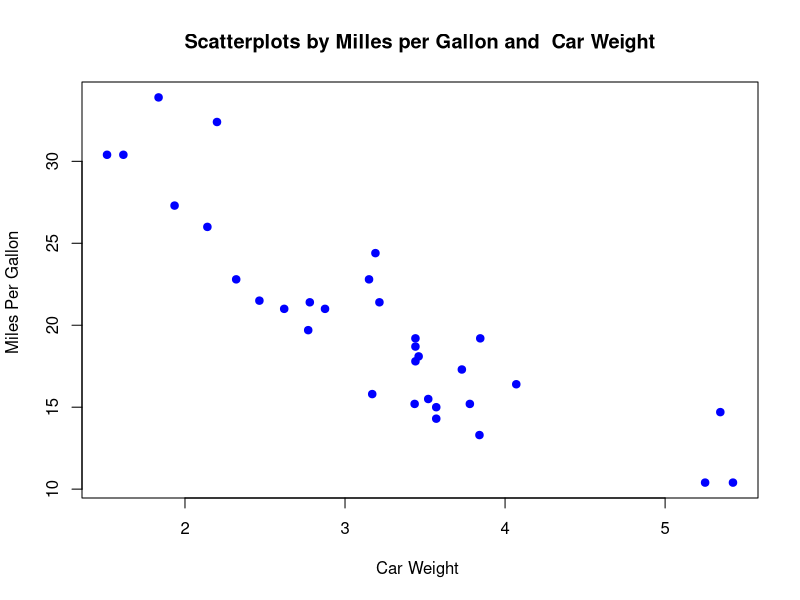
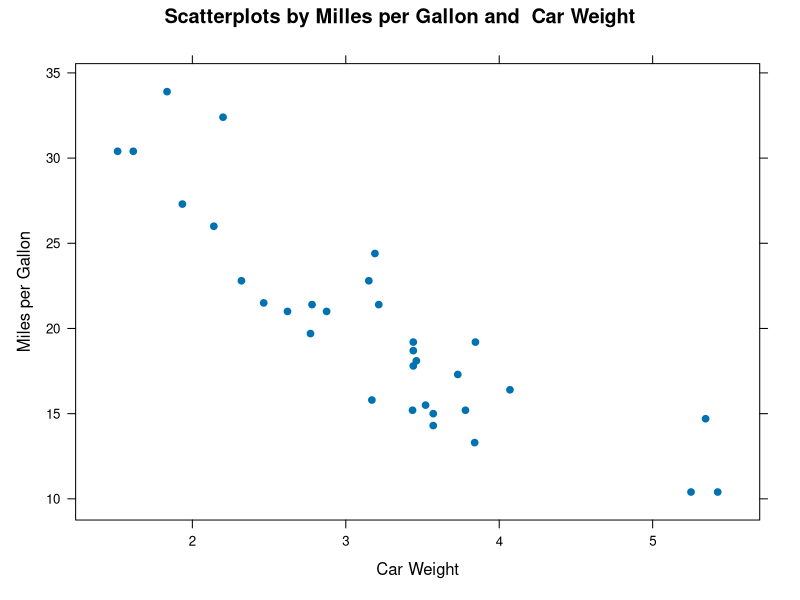
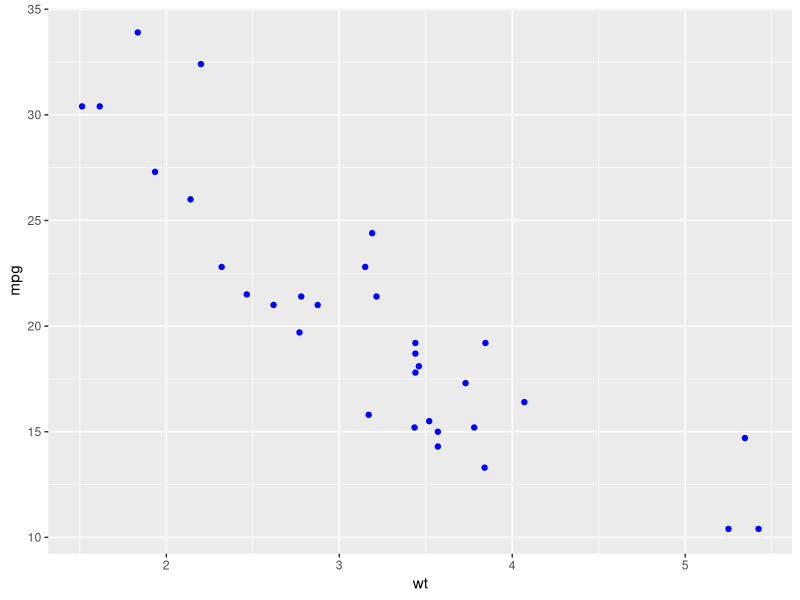

R code for these plots, in order:
## ---- chunk 1
head(mtcars)

## ---- chunk 2
plot(mtcars$wt, mtcars$mpg, 
     main="Scatterplots by Milles per Gallon and  Car Weight",  
     xlab="Car Weight ", ylab="Miles Per Gallon ", pch=19, col="blue")

## ---- chunk 3
library(lattice)
xyplot(mtcars$mpg~mtcars$wt, 
    main="Scatterplots by Milles per Gallon and  Car Weight", 
    xlab="Car Weight", ylab="Miles per Gallon", pch=19)

## ---- chunk 4
library(ggplot2)
g <- ggplot(mtcars, aes(wt, mpg))+geom_point(colour="blue")
g + labs(list(title = "Scatterplots by Milles per Gallon and  Car Weight",  x="Car Weight", y="Miles per Gallon"))

